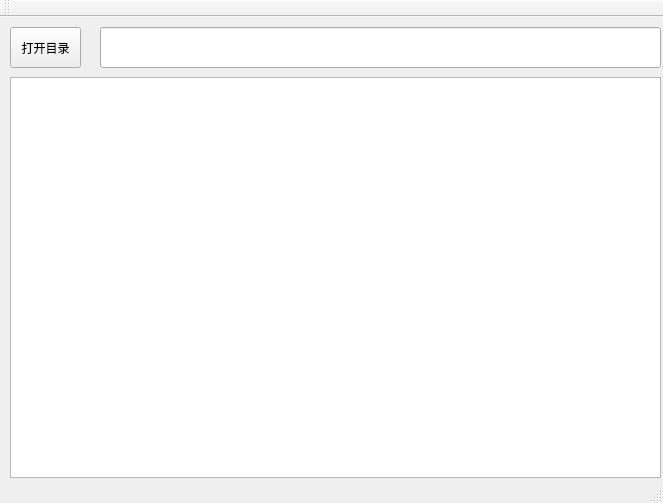
<?xml version="1.0" encoding="UTF-8"?>
<ui version="4.0">
 <class>MainWindow</class>
 <widget class="QMainWindow" name="MainWindow">
  <property name="geometry">
   <rect>
    <x>0</x>
    <y>0</y>
    <width>663</width>
    <height>503</height>
   </rect>
  </property>
  <property name="windowTitle">
   <string>MainWindow</string>
  </property>
  <widget class="QWidget" name="centralWidget">
   <widget class="QPushButton" name="openDirBtn">
    <property name="geometry">
     <rect>
      <x>10</x>
      <y>10</y>
      <width>71</width>
      <height>41</height>
     </rect>
    </property>
    <property name="text">
     <string>打开目录</string>
    </property>
   </widget>
   <widget class="QLineEdit" name="opendirEdit">
    <property name="geometry">
     <rect>
      <x>100</x>
      <y>10</y>
      <width>561</width>
      <height>41</height>
     </rect>
    </property>
   </widget>
   <widget class="QListWidget" name="listWidget">
    <property name="geometry">
     <rect>
      <x>10</x>
      <y>60</y>
      <width>651</width>
      <height>401</height>
     </rect>
    </property>
   </widget>
  </widget>
  <widget class="QMenuBar" name="menuBar">
   <property name="geometry">
    <rect>
     <x>0</x>
     <y>0</y>
     <width>663</width>
     <height>23</height>
    </rect>
   </property>
  </widget>
  <widget class="QToolBar" name="mainToolBar">
   <attribute name="toolBarArea">
    <enum>TopToolBarArea</enum>
   </attribute>
   <attribute name="toolBarBreak">
    <bool>false</bool>
   </attribute>
  </widget>
  <widget class="QStatusBar" name="statusBar"/>
 </widget>
 <layoutdefault spacing="6" margin="11"/>
 <resources/>
 <connections/>
</ui>
